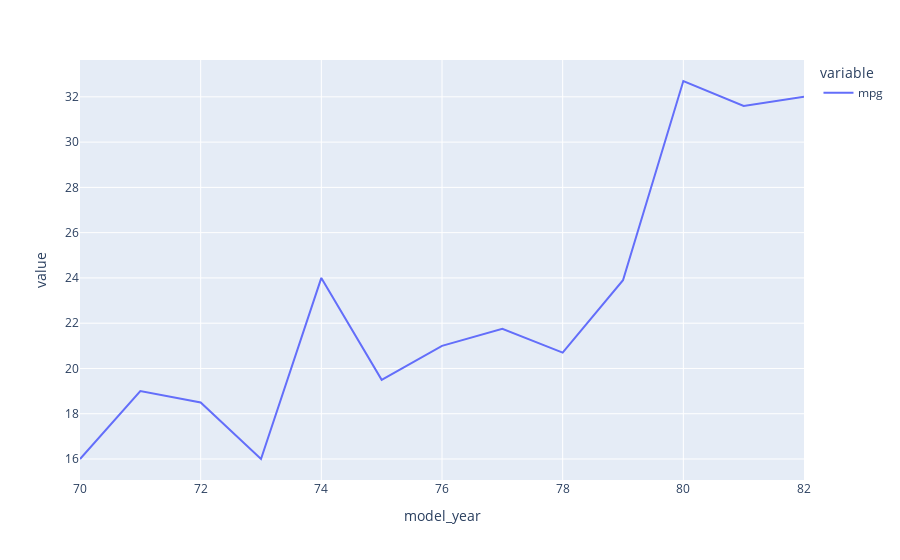

The cell this chart's notebook holds for it:
### Code cell
median_mpg_by_year = df.groupby("model_year")["mpg"].median()
px.line(median_mpg_by_year)

### Figure 1 — Plotly figure (JSON) as saved in the notebook; plotly's stock layout.template omitted (floating-point values rounded to 4 significant figures)
{"data": [{"hovertemplate": "variable=mpg<br>model_year=%{x}<br>value=%{y}<extra></extra>", "legendgroup": "mpg", "line": {"color": "#636efa", "dash": "solid"}, "marker": {"symbol": "circle"}, "mode": "lines", "name": "mpg", "orientation": "v", "showlegend": true, "type": "scatter", "x": [70, 71, 72, 73, 74, 75, 76, 77, 78, 79, 80, 81, 82], "xaxis": "x", "y": [16, 19, 18.5, 16, 24, 19.5, 21, 21.75, 20.7, 23.9, 32.7, 31.6, 32], "yaxis": "y"}], "layout": {"legend": {"title": {"text": "variable"}, "tracegroupgap": 0}, "margin": {"t": 60}, "xaxis": {"anchor": "y", "domain": [0, 1], "title": {"text": "model_year"}}, "yaxis": {"anchor": "x", "domain": [0, 1], "title": {"text": "value"}}}}
